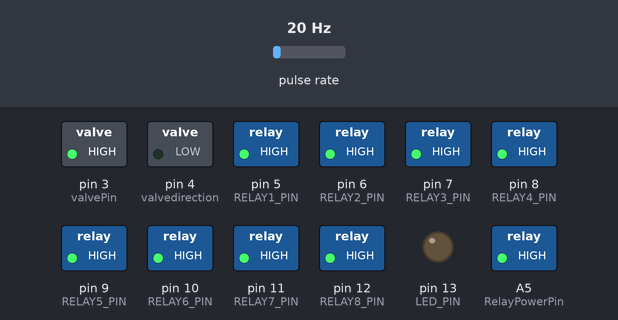
Bench run of a sketch on a simulated Arduino Nano, built with avr-gcc and run on an emulated ATmega328P. On the bench: switched loads named in the sketch (green lamp = pin HIGH), output pins drawn as LEDs (lit = HIGH). Wiring (inferred from the names in the program): pulse sensor: data pin 2. The test bench sets the inputs (shaded band); at power-on: pulse rate 20 Hz. Pins used as bus, display or sensor lines are not drawn; what the sketch prints to the serial monitor is not drawn.

Above: at 0.1 s.
Timing chart, 0 to 1.6 s (numbered marks = the images above):
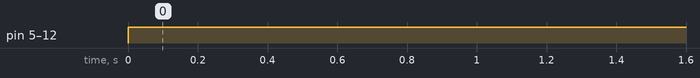

The sketch:

AOG_Rate.ino
```cpp
#include <ppmreader.h>

  #define LED_PIN 13
  //#define   DIR_PIN    12  //PB4
  //#define   PWM_PIN    11  //PB3
  //#define WORKSW_PIN A4  //PD4

  #define pressure_Pin A7
  #define valvePin 3
  #define valvedirection 4
  #define flowinPin 2 //bound to digital pin 2 and interrupt 0
  #define min_pressure 1.4 //1.4bar min pressure ~ 20.3 psi
  #define max_pressure 6 //6 bar max pressure ~ 87.5 psi

  #define RELAY1_PIN 5  //
  #define RELAY2_PIN 6  //
  #define RELAY3_PIN 7  //
  #define RELAY4_PIN 8  //
  #define RELAY5_PIN 9
  #define RELAY6_PIN 10
  #define RELAY7_PIN 11
  #define RELAY8_PIN 12
  #define RelayPowerPin A5 //PC5
  #define rtFenceRowOut A4 //PC4
  #define ltFenceRowOut A3 //PC3
  #define rtFenceRowIn A2
  #define ltFenceRowIn A1

  //loop time variables in microseconds
  const unsigned int LOOP_TIME = 50; //20hz; 50
  unsigned int lastTime = LOOP_TIME;
  unsigned int currentTime = LOOP_TIME;
  unsigned int dT = 50000;
  unsigned int count = 0;
  unsigned int watchdogTimer = 0;
  int flag = 0, rate_delay = 0, flag1 = 0;

  //program flow
  bool isDataFound = false, isSettingFound = false;
  int header = 0, tempHeader = 0, temp;

  byte relay = 0, fencerows = 0;
  float rateSetPoint = 0, groundSpeed = 0, accumulatedVolume = 90, litersPerMinFlow = 0; //speed from AgOpenGPS is multiplied by 4
  float calibrationFactor = 37.6, adjust_time = 0;                                 //calibrationFactor is the rated pulses per unit of measure(in my case, Raven 60P flowmeter is 720 pulses per 10gal)
  float reference_pressure = 40, reference_Flow = 0.75708; //from chart                  //This means that for liters we have: 72 / 3.78541 = 19.02 pulses per liter
                                                                                         //We are also counting flow meter pulses on a CHANGE so we will have X2 counted pulses per liter = 38.0407754

  float kp = 1000, oldtime1 = 0, pressure = 0, litersPerMinPressure = 0;
  //unsigned int  pulseCount = 0;
  byte sensorInterrupt = 0;  // 0 = digital pin 2

  PPMReader PPMReader; //create the ppm class

void setup()
{
  pinMode(pressure_Pin, INPUT); //reads the pressure transducer
  pinMode(valvePin, OUTPUT); //turns 3way valve on and off
  digitalWrite(valvePin, 1); //TESTING*******************
  pinMode(valvedirection, OUTPUT); //direction of the 3way valve
  pinMode(flowinPin, INPUT); //reads teh flowmeter
  digitalWrite(flowinPin, HIGH); //trips on a change

  pinMode(LED_PIN, OUTPUT); //configure LED for output
  pinMode(RELAY1_PIN, OUTPUT); //configure RELAY1 for output //Pin 5
  pinMode(RELAY2_PIN, OUTPUT); //configure RELAY2 for output //Pin 6
  pinMode(RELAY3_PIN, OUTPUT); //configure RELAY3 for output //Pin 7
  pinMode(RELAY4_PIN, OUTPUT); //configure RELAY4 for output //Pin 8
  pinMode(RELAY5_PIN, OUTPUT); //configure RELAY5 for output //Pin 9
  pinMode(RELAY6_PIN, OUTPUT); //configure RELAY6 for output //Pin 10
  pinMode(RELAY7_PIN, OUTPUT); //configure RELAY7 for output //Pin 11
  pinMode(RELAY8_PIN, OUTPUT); //configure RELAY8 for output //Pin 12

  digitalWrite((PORTD & B11100000), HIGH); //Set all Port D relay outputs to HIGH so relays are OFF. Pull LOW to activate valve relay
  digitalWrite((PORTB & B11111), HIGH); // Set all Port B relay outputs to HIGH so relays are OFF. Pull LOW to activate valve relay

  /*Relay boards are an active LOW so a main power control ensures power must be on for valves to actuate*/
  pinMode(RelayPowerPin, OUTPUT); //main relay power control
  digitalWrite(RelayPowerPin, HIGH); //ensure power relay is on AFTER setting valve relay pins HIGH so valves are OFF

  pinMode(rtFenceRowOut, OUTPUT); //Fencerow out control
  pinMode(ltFenceRowOut, OUTPUT);
  pinMode(rtFenceRowIn, INPUT); //fencerow in controls
  pinMode(ltFenceRowIn, INPUT);

  //set up communication
  Serial.begin(38400);

  //PWM rate settings Adjust to desired PWM Rate
  //TCCR1B = TCCR1B & B11111000 | B00000010;    // set timer 1 divisor to     8 for PWM frequency of  3921.16 Hz
  TCCR1B = TCCR1B & B11111000 | B00000011;    // set timer 1 divisor to    64 for PWM frequency of   490.20 Hz (The DEFAULT)

  attachInterrupt(sensorInterrupt, pulseCounter, CHANGE); //read the flowmeter pulses on change
}

void loop()
{
  currentTime = millis();
  unsigned int time = currentTime;

  if (currentTime - lastTime >= LOOP_TIME) //read flow every 50 ms
  {
    dT = currentTime - lastTime;
    lastTime = currentTime;

    //fencerows = (digitalRead(rtFenceRowIn) << 1) | digitalRead(ltFenceRowIn); //get the state of A1 and A2

    SetRelays(); //turn on/off sections and fencerows

    //if((!flag && (relay & 255) && (millis() - rate_delay >= 3000)) || fencerows) //IF we are not coming directly from an "all off" condition and at least one relay is on OR a fencerow is on
    //{
      litersPerMinFlow = PPMReader.get_ppm() / calibrationFactor; //get the average liters per minute since last checked
      //adjust_time = kp * abs(rateSetPoint - litersPerMinFlow); //time to adjust valve is (kp milliseconds) * (difference in target rate vs applied rate)
      //flag1 = 1; //this ensures we are not always writing to turn the valve off outside of the timed loop even after the valve has been shut off
    //}
    //else if (relay == 0) //all relays off
//    {
//      flag = 1; //set flag so we know we are coming from an "all off" condition
//      adjust_time = 0; //no need for valve movement when all are off
//      //maybe put a 3way valve open condition here to allieviate pressure spike from all sections coming off
//    }
    //else
//    {
//      rate_delay = millis(); //preserve the current time since want to wait a couple seconds after flipping all sections off for rate to stabilize
//      adjust_time = 0;
//      flag = 0; //reset flag
//    }

    //digitalWrite(valvePin, 0); //make sure valve is shut off while we change directions to avoid damage to H-bridge

//    if((litersPerMinFlow > rateSetPoint) && (pressure >= min_pressure)) //putting on too much product, adjust valve only if it won't bring system pressure down too far
//    {
//      digitalWrite(valvedirection, 1); //set valve direction to close
//      digitalWrite(valvePin, 1); //start the valve adjusting
//    }
//    else if ((litersPerMinFlow < rateSetPoint) && (pressure < max_pressure)) //not applying enough product, adjust valve only if it won't bring system pressure too high
//    {
//      digitalWrite(valvedirection, 0); //set valve direction to open
//      digitalWrite(valvePin, 1); //start the valve adjusting
//    }
//    else
//    {
//      digitalWrite(valvePin, 0); //rate is correct, pressure is correct, do nothing, stop valve
//    }

    //oldtime1 = millis(); //preserve the last time we checked and changed valve

      //20 = 1 second
      //200 = 10 seconds
      //240 = 12 seconds ~ when rate = 0
    if (count++ > 20) //maybe make the 20 a variable to introduce rate "smoothing" ?
    {
      PPMReader.reset();
      //Send to agopenGPS, once per second
      Serial.print(dT);
      Serial.print(",");
      Serial.print(groundSpeed);
      Serial.print(",");
      Serial.print(litersPerMinFlow); //liters per minute rate being output
      Serial.print(",");
      Serial.println(accumulatedVolume);
      //Serial.print(",");
      //Serial.println(pressure);

      Serial.flush();   // flush out buffer
      count = 0;
    }

    if (watchdogTimer++ > 10)
    {
      //here goes the code to shut everything down, AgOpenGPS went asleep, lost communication
      relay = 0;
      SetRelays();
    }

  } //end of timed loop

  //need to convert the 0-1023 reading from AnalogRead to a bar reading
  //Raven and Ag Leader sensors are 16mv/psi OR 230mv/bar
  //Dickey-John sensors are 45mv/psi OR 650 mv/bar

  /*The analog reading goes from 0 to 1023 for (in this case) a 5 volt supply.
   * The sensor delivers 1 volt for 0 bar and 5 volts for 17 bar according to the data sheet.
   * 1 volt is an analog reading of 204  (rounded) for 0 bar
   * 5 volts is an analog reading of 1023  (rounded) for 17 bar
    * Pressure (bar) = ( Analog Reading - 204 ) * 17 /  ( 1023 - 204 )*/
    //pressure = ((analogRead(pressure_Pin) - 204) * 17 / (1023 - 204));

    //litersPerMinPressure = reference_Flow * (sqrt(pressure) / sqrt(reference_pressure)); //see your preferred spray nozzle chart for the reference flow
                                                                                         //and pressure for your chosen nozzle. All units in metric.

//  if(((millis() - oldtime1)  >= adjust_time) && (flag1 == 1)) //shut the valve off. may not be needed??
//  {
//    digitalWrite(valvePin, 0); //shut the valve off
//    flag1 = 0; //reset flag
//  }


    //****************************************************************************************
    //This runs continuously, outside of the timed loop, keeps checking UART for new data
    // header high/low, relay byte, speed byte, rateSetPoint hi/lo
    if (Serial.available() > 0 && !isDataFound && !isSettingFound) //find the header, 127H + 250L = 32762
    {
      int temp = Serial.read();
      header = tempHeader << 8 | temp;               //high,low bytes to make int
      tempHeader = temp;                             //save for next time
      if (header == 32762) isDataFound = true;     //Do we have a match?
      if (header == 32760) isSettingFound = true;     //Do we have a match?
    }

    //Data Header has been found, so the next 4 bytes are the data
    if (Serial.available()> 3 && isDataFound)
    {
      isDataFound = false;
      relay = Serial.read();   // read relay control from AgOpenGPS
      groundSpeed = Serial.read()>>2;  //actual speed times 4, single byte

      // sent as 10 times value in liters per minute, LPM * 0.264172 to get US GPM
      rateSetPoint = ((float)(Serial.read() << 8 | Serial.read()))* 0.1;   //high,low bytes

      //reset watchdog as we just heard from AgOpenGPS
      watchdogTimer = 0;
    }

    //Settings Header has been found, 8 bytes are the settings
    if (Serial.available() > 7 && isSettingFound)
    {
      isSettingFound = false;  //reset the flag

      //change the factors as required for your own PID values
      //steerSensorCounts = Serial.read()*0.1; //sent as 10 times the setting displayed in AOG
    }
}

//ISR
void pulseCounter()
{
  // Increment the pulse counter
  //pulseCount++;
  PPMReader.on_trigger();
}
```

Relays.ino
```cpp
   void SetRelays(void)
 {
    if (bitRead(relay,0)) bitClear(PORTD, 5); //Digital Pin 5
    else bitSet(PORTD, 5);
    if (bitRead(relay,1)) bitClear(PORTD, 6); //Digital Pin 6
    else bitSet(PORTD, 6);
    if (bitRead(relay,2)) bitClear(PORTD, 7); //Digital Pin 7
    else bitSet(PORTD, 7);
    if (bitRead(relay,3)) bitClear(PORTB, 0); //Digital Pin 8
    else bitSet(PORTB, 0);
    if (bitRead(relay,4)) bitClear(PORTB, 1); //Digital Pin 9
    else bitSet(PORTB, 1);
    if (bitRead(relay,5)) bitClear(PORTB, 2); //Digital Pin 10
    else bitSet(PORTB, 2);
    if (bitRead(relay,6)) bitClear(PORTB, 3); //analog Pin 11
    else bitSet(PORTB, 3);
    if (bitRead(relay,7)) bitClear(PORTB, 4); //Analog Pin 12
    else bitSet(PORTB, 4);

    //fencerow code for my sprayers
    if(bitRead(fencerows, 0)) bitSet(PORTC, 3); //turn left fencerow on
    else bitSet(PORTC, 3);
    if(bitRead(fencerows, 1)) bitSet(PORTC, 4); //turn left fencerow on
    else bitSet(PORTC, 4);
  }
```

ppmreader.cpp
```cpp
// (licence header left out)
#include "ppmreader.h"
#include <limits.h>


//TODO should this be configurable by the caller?
//This sets up a moving average so that what was seen
//before is less important.
static const double coeff = 0.10;//0.10

void PPMReader::on_trigger(void)
{
	uint32_t now;
	uint32_t delta;
	uint16_t ppm;

	if (record)
		totalpulses ++;
	/* after the first 10 ticks, this will calculate an average
	 * speed over the last 10 ticks each tick.  It's a bit slower
	 * but it's going to be a lot smoother.  Hopefully eliminates
	 * spikes
	 */
	now = micros();

	/* Not sure if this is really necessary but wait for the ring
	 * buffer of last times to be completely full (at least
	 * TICKS_PER_CALC number of ticks) before starting calculations.
	 */
	if (0 == last_times[last_time]) {
		last_times[last_time] = now;
		last_time = (last_time + 1 ) % TICKS_PER_CALC;
		return;
	}

	ppm = (uint16_t)( TICKS_PER_CALC *
	        /* convert microseconds to minutes */
	        1000000 * 60 /
		/* divided by microseconds passed */
	       (now - last_times[last_time]) );
	last_time = (last_time + 1 ) % TICKS_PER_CALC;

	/* smooth ppm using a moving average. */
	ave_ppm = ppm * coeff + ave_ppm * (1 - coeff);

	last_interrupt = millis();

}

uint16_t PPMReader::get_ppm(void) {
	uint32_t now;
	uint16_t max_ppm;

	//TODO possibly turn off interrupts here
	//I'm tempted to leave them on though, as if the ISR runs
	//durring this routine, it's not a big deal, but it could
	//introduce some noise.

	if (ave_ppm < ppm_cutoff) {
		ave_ppm = 0;
		return ave_ppm;
	}

	/* if too much time has elapsed since our last interrupt,
	 * let's zero out the average pulses/minute
	 */

	now = millis() - last_interrupt;

	if (now > zero_time) {
		/* if a certain amount of time has passed without an
		 * interrupt, assume we're stopped, since we're going
		 * so slow as to just as well be stopped.
		 */
		ave_ppm = 0;

	} else {
		/* calculate the maximum ppm, given time since last
		 * interrupt
		 */
		max_ppm = 60000 /*ms in a minute*/
		          / now; //leaves us with per minute

		/* if an interrupt by now would result in a ppm that
		 * is already lower than the current running average,
		 * at least we know we're slowing down, so go ahead and
		 * bring the average down
		 */
		if (ave_ppm > max_ppm) {
			ave_ppm = max_ppm * coeff +
				ave_ppm *
				(1 - coeff);
		}
	}
	return ave_ppm;
}

PPMReader::PPMReader ()
{
	totalpulses = 0;

	//default values that can be overridden
	ppm_cutoff = 50; //50
	zero_time = 1000; //1000
	record = false;
	reset();
}

void PPMReader::reset(void) {
	//TODO maybe disable interrupts for this
	ave_ppm = 0;
	totalpulses = 0;
	memset(last_times,0,sizeof(last_times));
	last_time=0;
	last_interrupt = millis();
}
```

ppmreader.h
```cpp
// (licence header left out)
#include <stdint.h>
#include <Arduino.h>


#ifndef __PPMREADER_H__
#define __PPMREADER_H__

#define TICKS_PER_CALC 10

class PPMReader
{
protected:
	uint32_t last_interrupt;

	uint32_t last_times[TICKS_PER_CALC];
	uint8_t last_time;

public:
	uint8_t   record;
	uint16_t  ave_ppm;
	uint32_t  totalpulses;

	uint16_t zero_time; //ms since last interrupt to zero ave ppm (stopped)
	uint16_t ppm_cutoff; //ppm at which we may as well just go to zero.
	                     //probably not needed check() has other better ways

	PPMReader();
	uint16_t get_ppm(void);
	void reset(void);
	void on_trigger(void); //must be called from a static isr wrapper func
};
#endif
```

Measured:
- by itself, pin 5 (RELAY1_PIN), pin 6 (RELAY2_PIN), pin 7 (RELAY3_PIN), pin 8 (RELAY4_PIN), pin 9 (RELAY5_PIN), pin 10 (RELAY6_PIN), pin 11 (RELAY7_PIN), pin 12 (RELAY8_PIN): LOW → HIGH at 0.00 s
